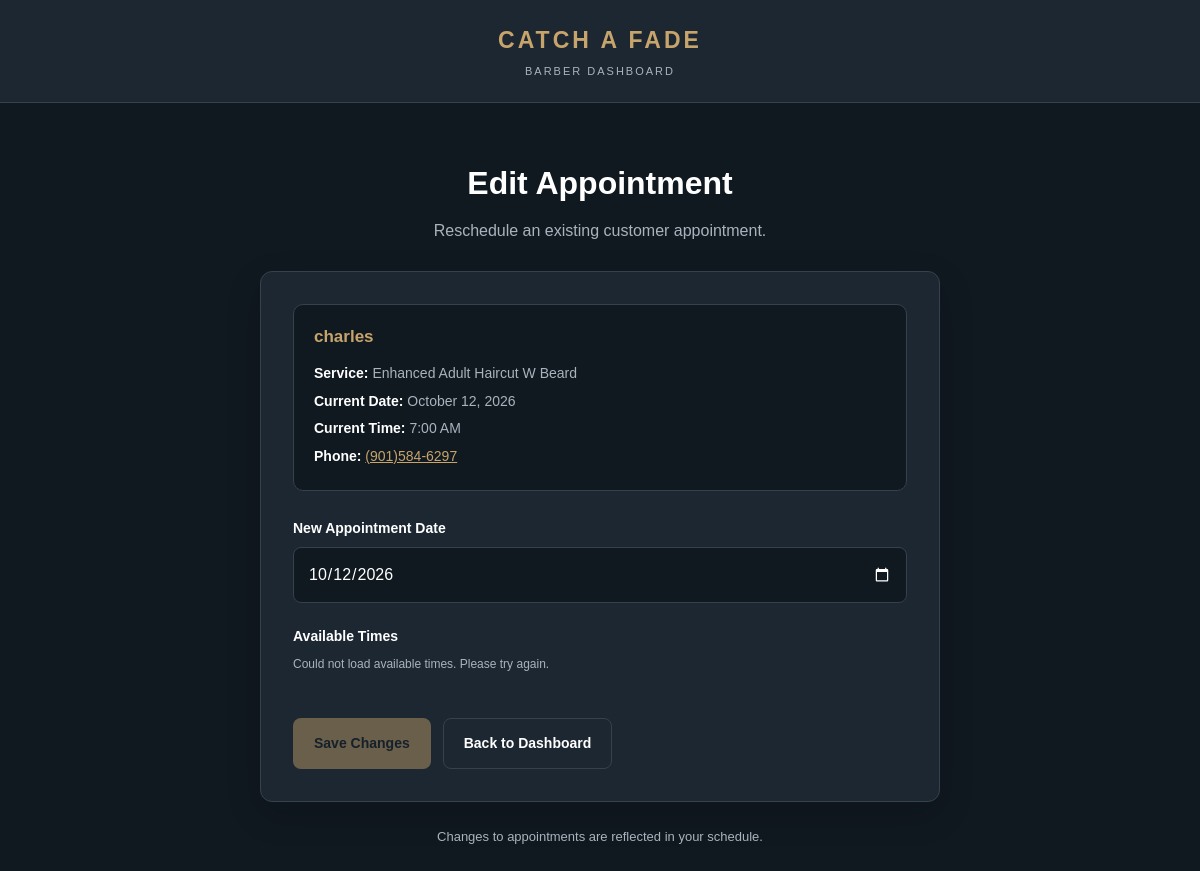
/booking/dashboard/appointments/1/edit/ (signed in), run on an earlier commit of the app's database.
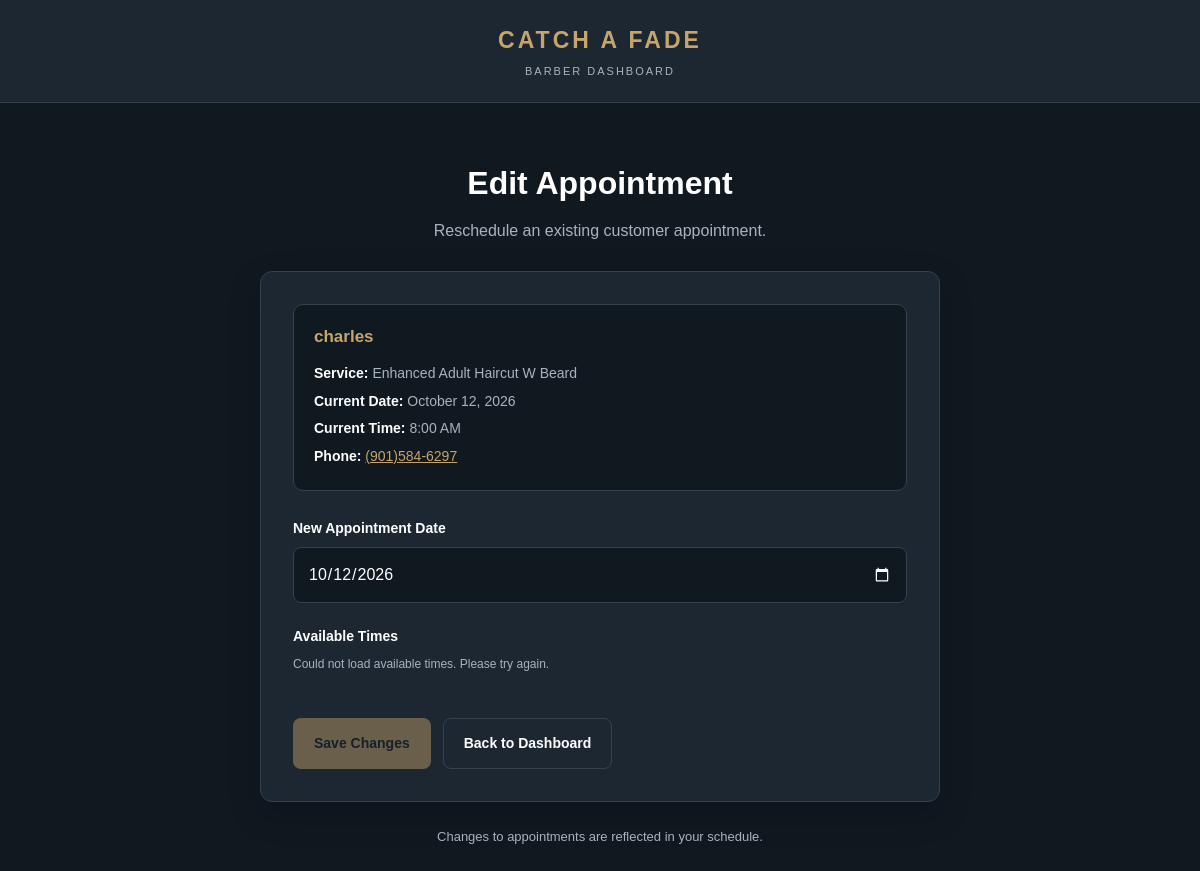
And on a later commit of the database.
### booking/models.py (models this page shows, shortened)
class Appointment(models.Model):
    STATUS_CHOICES = [
        ("pending", "Pending"),
        ("confirmed", "Confirmed"),
        ("cancelled", "Cancelled"),
        ("completed", "Completed"),
    ]
    barber = models.ForeignKey(
        Barber,
        on_delete=models.PROTECT,
        related_name="appointments"
    )
    service = models.ForeignKey(
        Service,
        on_delete=models.PROTECT,
        related_name="appointments"
    )
    cancellation_token = models.UUIDField(
        default=uuid.uuid4,
        unique=True,
        editable=False
    )
    customer_name = models.CharField(max_length=100)
    customer_phone = models.CharField(max_length=20)
    customer_email = models.EmailField(blank=True)
    start_time = models.DateTimeField()
    end_time = models.DateTimeField()
    status = models.CharField(
        max_length=20,
        choices=STATUS_CHOICES,
        default="confirmed"
    )
    created_at = models.DateTimeField(auto_now_add=True)
    sms_consent = models.BooleanField(default=False)
    confirmation_sent_at = models.DateTimeField(
        null=True,
        blank=True
    )
    reminder_sent_at = models.DateTimeField(
        null=True,
        blank=True
    )

class Service(models.Model):
    name = models.CharField(max_length=100)
    duration = models.PositiveIntegerField()
    price = models.DecimalField(max_digits=6, decimal_places=2)
    active = models.BooleanField(default=True)

### booking/views.py (the view, shortened to what this page needs)
@login_required
def barber_edit_appointment(request, appointment_id):
    barber = get_object_or_404(
        Barber,
        user=request.user,
        active=True
    )
    appointment = get_object_or_404(
        Appointment,
        pk=appointment_id,
        barber=barber
    )
    if appointment.status not in ["pending", "confirmed"]:
        messages.error(request, "This appointment cannot be edited.")
        return redirect("booking:dashboard")
    return render(request, "booking/barber_edit_appointment.html", {
        "appointment": appointment,
        "barber": barber,
    })

### booking/templates/booking/barber_edit_appointment.html (shortened to what this page needs)
{% load static %}
<!DOCTYPE html>
<html lang="en">
<head>
    <link
        rel="stylesheet"
        href="{% static 'booking/appointment-management.css' %}?v=2"
    >
</head>
<body>
    <header class="management-header">
        <h1>CATCH A FADE</h1>
        <p>Barber Dashboard</p>
    </header>
    <main class="management-container">
        <div class="management-heading">
            <h2>Edit Appointment</h2>
            <p>Reschedule an existing customer appointment.</p>
        </div>
        <section class="management-card">
            <div class="appointment-summary">
                <h3>{{ appointment.customer_name }}</h3>
                <p>
                    <strong>Service:</strong>
                    {{ appointment.service.name }}
                </p>
                <p>
                    <strong>Current Date:</strong>
                    {{ appointment.start_time|date:"F j, Y" }}
                </p>
                <p>
                    <strong>Current Time:</strong>
                    {{ appointment.start_time|date:"g:i A" }}
                </p>
                <p>
                    <strong>Phone:</strong>
                    <a href="tel:{{ appointment.customer_phone }}">
                        {{ appointment.customer_phone }}
                    </a>
                </p>
            </div>
            <form
                method="POST"
                id="barber-reschedule-form"
                data-availability-url="{% url 'booking:barber_available_times' appointment.id %}"
            >
                <div class="form-group">
                    <label for="date">New Appointment Date</label>
                    <input
                        type="date"
                        id="date"
                        name="date"
                        required
                        value="{{ appointment.start_time|date:'Y-m-d' }}"
                    >
                </div>
                <div class="form-group">
                    <label>Available Times</label>
                    <p id="slot-message" class="help-text">
                    </p>
                </div>
                <div class="management-actions">
                    <button
                        type="submit"
                        class="btn btn-primary"
                        id="save-changes"
                        disabled
                    >
                        Save Changes
                    </button>
                    <a
                        href="{% url 'booking:dashboard' %}"
                        class="btn btn-secondary"
                    >
                        Back to Dashboard
                    </a>
                </div>
            </form>
        </section>
        <p class="management-footer">
            Changes to appointments are reflected in your schedule.
        </p>
    </main>
</body>
</html>

What changed in the data, as far as the page shows it:
changed Appointment "charles": start_time "7:00 AM" → "8:00 AM"
